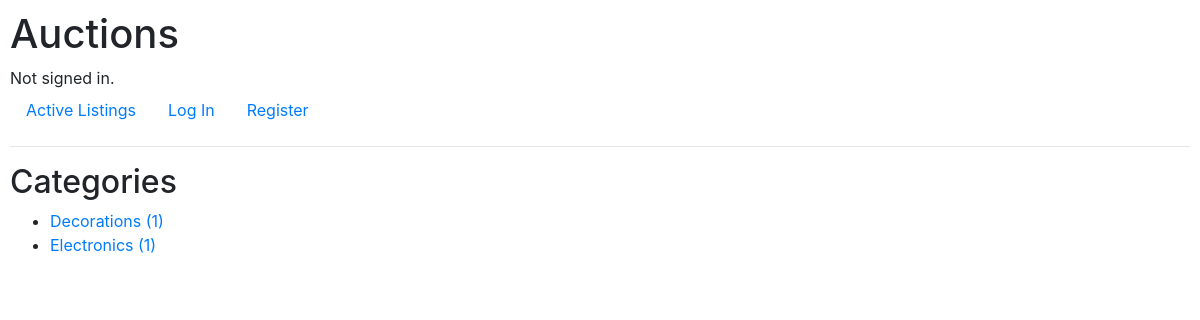
The page /categories/ on the database as committed earlier.
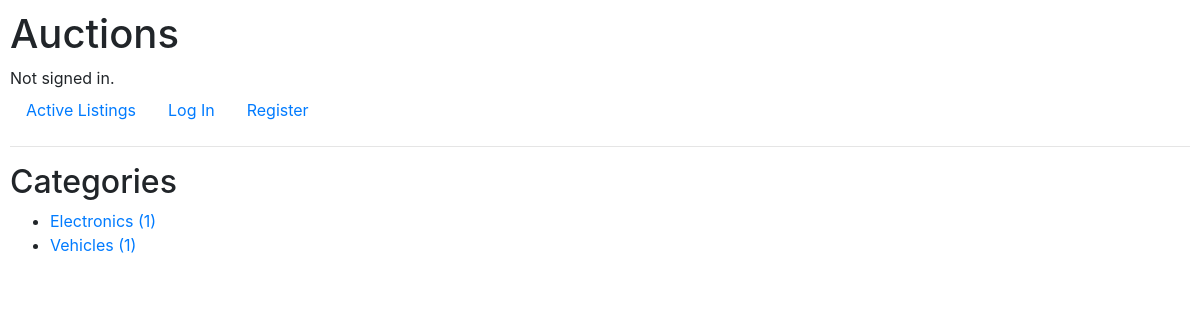
The same page on the database as committed later.
### auctions/models.py (models this page shows, shortened)
class AuctionListing(models.Model):
    title = models.CharField(max_length=100)
    description = models.TextField()
    starting_bid = models.DecimalField(max_digits=8, decimal_places=2)
    creator = models.ForeignKey(User, on_delete=models.CASCADE, related_name="listings")
    is_active = models.BooleanField(default=True)
    image = models.URLField(blank=True, null=True)
    watchers = models.ManyToManyField(User, blank=True, related_name="watchlist")
    winner = models.ForeignKey(User, on_delete=models.SET_NULL, blank=True, null=True, related_name="auction_winner")
    category = models.CharField(max_length=64, blank=True)

### auctions/views.py (the view)
# urls.py: path("categories/", views.categories_list, name="categories_list"),
def categories_list(request):
    categories = AuctionListing.objects.filter(is_active=True).exclude(category="").values("category").annotate(count=Count("category")).order_by("category")
    return render(request, "auctions/categories_list.html", {
        "categories":categories
    })

### auctions/templates/auctions/categories_list.html
{% extends "auctions/layout.html" %}
{% block body %}
    <h2>Categories</h2>
    <ul>
        {% for item in categories %}
            <li>
                <a href="{% url 'category_page' item.category %}">
                    {{ item.category }} ({{ item.count }})
                </a>
            </li>
        {% empty %}
            <p>No Categories found.</p>
        {% endfor %}
    </ul>
{% endblock %}

### auctions/templates/auctions/layout.html (shortened to what this page needs)
{% load static %}
<!DOCTYPE html>
<html lang="en">
    <head>
        <link rel="stylesheet" href="https://stackpath.bootstrapcdn.com/bootstrap/4.4.1/css/bootstrap.min.css">
        <link href="{% static 'auctions/styles.css' %}" rel="stylesheet">
    </head>
    <body>
        <h1>Auctions</h1>
        <div>
            {% if user.is_authenticated %}
                Signed in as <strong>{{ user.username }}</strong>.
            {% else %}
                Not signed in.
            {% endif %}
        </div>
        <ul class="nav">
            <li class="nav-item">
                <a class="nav-link" href="{% url 'index' %}">Active Listings</a>
            </li>
            {% if user.is_authenticated %}
                <li class="nav-item">
                    <a class="nav-link" href="{% url 'logout' %}">Log Out</a>
                </li>
                <li class="nav-item">
                    <a class="nav-link" href="{% url 'create' %}">Create Listing</a>
                </li>
                <li class="nav-item">
                    <a class="nav-link" href="{% url 'watchlist' %}">Watchlist</a>
                </li>
                <li class="nav-item">
                    <a class="nav-link" href="{% url 'categories_list' %}">Categories</a>
                </li>
                <li class="nav-item">
                    <a class="nav-link" href="{% url 'won_auctions' %}">Winnings</a>
                </li>
            {% else %}
                <li class="nav-item">
                    <a class="nav-link" href="{% url 'login' %}">Log In</a>
                </li>
                <li class="nav-item">
                    <a class="nav-link" href="{% url 'register' %}">Register</a>
                </li>
            {% endif %}
        </ul>
        <hr>
        {% block body %}
        {% endblock %}
    </body>
</html>

### auctions/static/auctions/styles.css (style rules this page uses)
body { padding: 10px; }

Rows that differ between the two databases and show on the page:
removed AuctionListing: category "Decorations", count "1"
added AuctionListing: category "Vehicles", count "1"
